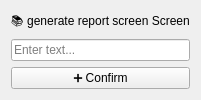
<?xml version="1.0" encoding="UTF-8"?>
<ui version="4.0">
 <class>generate_report_screen</class>
 <widget class="QWidget" name="generate_report_screen">
  <layout class="QVBoxLayout" name="verticalLayout">
   <item>
    <widget class="QLabel" name="label_heading">
     <property name="text">
      <string>📚 generate report screen Screen</string>
     </property>
     <property name="alignment">
      <set>Qt::AlignCenter</set>
     </property>
    </widget>
   </item>
   <item>
    <widget class="QLineEdit" name="titleInput">
     <property name="placeholderText">
      <string>Enter text...</string>
     </property>
    </widget>
   </item>
   <item>
    <widget class="QPushButton" name="saveButton">
     <property name="text">
      <string>➕ Confirm</string>
     </property>
    </widget>
   </item>
  </layout>
 </widget>
 <resources/>
 <connections/>
</ui>
